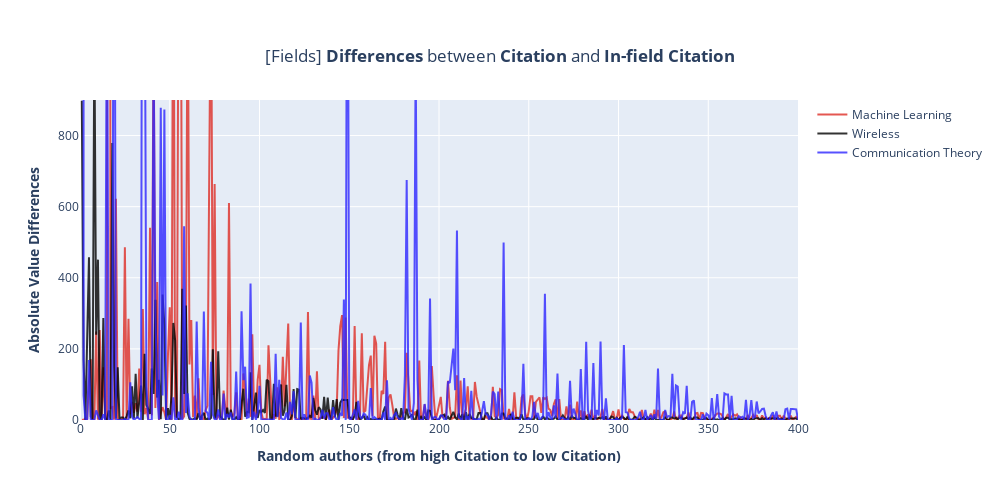

Here is the notebook cell this chart was saved with:
### Code cell
ml.sort_values('est_cits', ascending=False, inplace=True)
ml['rank_cit'] = range(1, ml.shape[0]+1)

wl.sort_values('est_cits', ascending=False, inplace=True)
wl['rank_cit'] = range(1, wl.shape[0]+1)

ct.sort_values('est_cits', ascending=False, inplace=True)
ct['rank_cit'] = range(1, ct.shape[0]+1)

fig = go.Figure()
# In machine learning field
fig.add_trace(go.Scatter(name='Machine Learning', x=ml['rank_cit'], y=ml['infield_est_cits'],
               marker=dict(color='rgba(222,45,38,0.8)',)),)

# In wireless field
fig.add_trace(go.Scatter(name='Wireless', x=wl['rank_cit'], y=wl['infield_est_cits'],
               marker=dict(color='rgba(0,0,0,0.8)',)),)

# In communication theory field
fig.add_trace(go.Scatter(name='Communication Theory', x=ct['rank_cit'], y=ct['infield_est_cits'],
               marker=dict(color='rgba(45,38,255,0.8)',)),)

# Set parameters for the plot
fig.update_xaxes(title_text="<b>Random authors (from high Citation to low Citation)</b>", range=[0, 400])
fig.update_yaxes(title_text="<b>Absolute Value Differences</b>", range=[0, 900])
fig.update_layout(title={'text': "[Fields] <b>Differences</b> between <b>Citation</b> and <b>In-field Citation</b>",
                                          'y':0.9,'x':0.5,'xanchor': 'center','yanchor': 'top'},
                  autosize=False, width=1000,height=500,)
fig.update_xaxes()
fig.show()

### Figure 1 — Plotly figure (JSON) as saved in the notebook; plotly's stock layout.template omitted (floating-point values rounded to 4 significant figures; data arrays with more than 128 entries replaced by an {"elided": "..."} marker saying what was removed)
{"data": [{"marker": {"color": "rgba(222,45,38,0.8)"}, "name": "Machine Learning", "type": "scatter", "x": {"elided": "998 int values"}, "y": {"elided": "998 int values"}}, {"marker": {"color": "rgba(0,0,0,0.8)"}, "name": "Wireless", "type": "scatter", "x": {"elided": "996 int values"}, "y": {"elided": "996 int values"}}, {"marker": {"color": "rgba(45,38,255,0.8)"}, "name": "Communication Theory", "type": "scatter", "x": {"elided": "998 int values"}, "y": {"elided": "998 int values"}}], "layout": {"autosize": false, "height": 500, "title": {"text": "[Fields] <b>Differences</b> between <b>Citation</b> and <b>In-field Citation</b>", "x": 0.5, "xanchor": "center", "y": 0.9, "yanchor": "top"}, "width": 1000, "xaxis": {"range": [0, 400], "title": {"text": "<b>Random authors (from high Citation to low Citation)</b>"}}, "yaxis": {"range": [0, 900], "title": {"text": "<b>Absolute Value Differences</b>"}}}}
